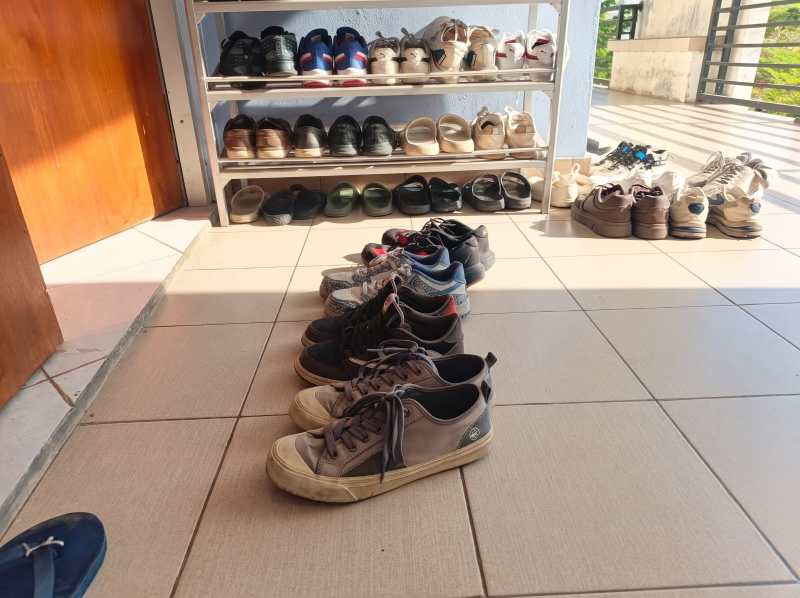
#> input picture citra/rapi/24-003 Rapi 2.jpg, 2400 x 1792 px (shown at 1/3 size)
$ jupyter execute --allow-errors klasifikasi_augmentasi.ipynb   (older library calls are emulated)
#> lines starting #> are read from the running program, lines starting #| are printed output that depends on the picture
# Proyek Sains Data - Klasifikasi Citra Penataan Sepatu (Rapi vs Berantakan)
## Ekstraksi 53 Fitur Multimodal dengan Data Augmentasi (1 Citra → 4 Sampel) & Pemodelan Ensemble Weighted Soft Voting

---

### Ringkasan Metodologi
1. **Data Augmentasi (1 citra → 4 sampel)**: `baseline` (asli), `rotate_15` (rotasi 15°), `flip_horizontal` (cermin), dan `adjust_brightness` (kecerahan/kontras $I' = 1{,}15\,I + 15$). Kolom `jenis_augmentasi` mencatat asal setiap sampel.
2. **53 fitur multimodal** (tanpa *neural network*):

| Kelompok | Jumlah | Fitur |
| :--- | :---: | :--- |
| Warna RGB (orde pertama) | 9 | `mean_*`, `std_*`, `skew_*` kanal R, G, B |
| Tekstur GLCM (orde kedua) | 5 | `energi`, `entropi`, `kontras`, `korelasi`, `homogenitas` |
| Warna HSV | 9 | `mean_*`, `std_*`, `skew_*` kanal H, S, V |
| Tepi | 4 | `edge_density`, `sobel_mean`, `sobel_std`, `laplacian_var` |
| Kontur & bentuk | 6 | `num_contours`, `contour_area_mean`, `contour_area_std`, `contour_solidity`, `hu_1`, `hu_2` |
| Orientasi gradien | 10 | `orient_bin0`–`orient_bin7`, `orient_entropi`, `orient_ortho` |
| Pita spasial | 5 | `band_atas`, `band_tengah`, `band_bawah`, `rasio_bawah_atas`, `rasio_tengah_atas` |
| Titik kunci ORB | 3 | `orb_total`, `orb_bawah`, `orb_rasio_bawah` |
| Tekstur LBP | 2 | `lbp_mean`, `lbp_std` |

3. **Weighted Soft Voting Ensemble**: SVM RBF (bobot 2) + Extra Trees (bobot 2) + Gradient Boosting (bobot 1).
4. **10-Fold Stratified Cross-Validation tanpa kebocoran data**: pembagian *fold* dilakukan pada **citra asli**. Augmentasi hanya ditambahkan ke data latih, sedangkan data validasi selalu citra asli (`baseline`) yang variasinya tidak pernah ikut dilatih.
5. **Optimalisasi ambang batas (*threshold tuning*)**, kurva ROC, penyimpanan model `.pkl`, fungsi prediksi citra baru, rekap evolusi akurasi, dan komparasi 12 metode.

Semua keluaran disimpan di folder **`hasil3/`**.

---
## Bagian 1: Ekstraksi 53 Fitur dengan Data Augmentasi (1 Citra → 4 Sampel)

### 1. Skema Transformasi Augmentasi
Setiap citra di-*resize* ke 256 × 256, lalu dibuat 4 variasi:
1. **`baseline`**: citra asli.
2. **`rotate_15`**: rotasi 15° dengan *border reflect*, meniru kamera yang dipegang miring.
3. **`flip_horizontal`**: pencerminan kiri-kanan, meniru rak dilihat dari sisi berlawanan; susunan rapi/berantakan tidak berubah.
4. **`adjust_brightness`**: $I' = 1{,}15 \times I + 15$, meniru perbedaan pencahayaan ruangan.

### 2. Teori Singkat Fitur
- **Orde pertama (RGB, HSV)**: $\mu = \frac{1}{MN}\sum C(i,j)$, $\sigma = \sqrt{\frac{1}{MN}\sum (C(i,j)-\mu)^2}$, *skewness* $= \frac{1}{MN}\sum\left(\frac{C(i,j)-\mu}{\sigma}\right)^3$.
- **GLCM** ($d = 1$, $\theta = 0^\circ$, 256 level, `symmetric=False`, `normed=True`): energi $\sum P^2$, entropi $-\sum P\log_2 P$, kontras $\sum (i-j)^2 P$, korelasi $\sum \frac{(i-\mu_i)(j-\mu_j)P}{\sigma_i\sigma_j}$, homogenitas $\sum \frac{P}{1+|i-j|}$.
- **Tepi**: kepadatan tepi Canny, besar gradien Sobel $\sqrt{G_x^2 + G_y^2}$, variansi Laplacian $\nabla^2 I$.
- **Kontur**: jumlah dan luas kontur, *solidity* $A / A_{\text{convex hull}}$, momen Hu.
- **Orientasi gradien**: histogram 8 arah $\theta = \arctan(G_y/G_x)$ berbobot besar gradien; `orient_ortho` = proporsi garis mendatar/tegak.
- **Pita spasial**: kepadatan tepi pada sepertiga atas, tengah, bawah citra.
- **ORB**: jumlah titik sudut, khususnya di bagian bawah (lantai).
- **LBP**: pola tekstur lokal 8 tetangga, radius 1.

### 3. Kolom Dataset yang Dihasilkan
`hasil3/fitur_augmentasi.csv`: `id_citra`, `nama_file`, `kelas`, `jenis_augmentasi`, 53 fitur.

[cell 1]
import os

FOLDER_CITRA = "citra"
FOLDER_HASIL = "hasil3"
KELAS = ["rapi", "berantakan"]
EKSTENSI = (".jpg", ".jpeg", ".png", ".bmp", ".webp")
UKURAN = (256, 256)
os.makedirs(FOLDER_HASIL, exist_ok=True)
print("Dataset :", os.path.abspath(FOLDER_CITRA))
print("Keluaran:", os.path.abspath(FOLDER_HASIL))

[cell 2]
import cv2
import numpy as np
from scipy.stats import skew
from skimage.feature import graycomatrix, local_binary_pattern

def baca_citra(path):
    img = cv2.imread(path, cv2.IMREAD_COLOR)
    if img is None:
        img = cv2.imdecode(np.fromfile(path, dtype=np.uint8), cv2.IMREAD_COLOR)
    return img

def preprocessing(img_bgr):
    rgb = cv2.cvtColor(img_bgr, cv2.COLOR_BGR2RGB)
    return cv2.resize(rgb, UKURAN, interpolation=cv2.INTER_AREA)

def augmentasi(rgb):
    h, w = rgb.shape[:2]
    M = cv2.getRotationMatrix2D((w / 2, h / 2), 15, 1.0)
    return [("baseline", rgb),
            ("rotate_15", cv2.warpAffine(rgb, M, (w, h), borderMode=cv2.BORDER_REFLECT)),
            ("flip_horizontal", cv2.flip(rgb, 1)),
            ("adjust_brightness", cv2.convertScaleAbs(rgb, alpha=1.15, beta=15))]

def ke_gray(rgb):
    r, g, b = [rgb[:, :, i].astype(np.float64) for i in range(3)]
    return np.clip(np.round(0.299 * r + 0.587 * g + 0.114 * b), 0, 255).astype(np.uint8)

def momen(citra, nama):
#> called with nama = 'rgb'
    f = {}
    for stat, fungsi in [("mean", np.mean), ("std", np.std), ("skew", lambda x: skew(x.ravel()))]:
        for i, k in enumerate(nama):
            f[f"{stat}_{k}"] = float(fungsi(citra[:, :, i].astype(np.float64)))
    return f

def fitur_glcm(gray):
    P = graycomatrix(gray, distances=[1], angles=[0], levels=256, symmetric=False, normed=True)[:, :, 0, 0]
    i, j = np.indices(P.shape)
    nz = P[P > 0]
    mu_i, mu_j = np.sum(i * P), np.sum(j * P)
    sd_i, sd_j = np.sqrt(np.sum((i - mu_i) ** 2 * P)), np.sqrt(np.sum((j - mu_j) ** 2 * P))
    return {"energi": np.sum(P ** 2), "entropi": -np.sum(nz * np.log2(nz)),
            "kontras": np.sum((i - j) ** 2 * P),
            "korelasi": 1.0 if sd_i * sd_j == 0 else np.sum((i - mu_i) * (j - mu_j) * P) / (sd_i * sd_j),
            "homogenitas": np.sum(P / (1 + np.abs(i - j)))}

ORB = cv2.ORB_create(nfeatures=500)

def ekstrak_fitur(rgb):
    """53 fitur dari satu citra RGB 256x256."""
    gray = ke_gray(rgb)
    f = {**momen(rgb, "rgb"), **fitur_glcm(gray), **momen(cv2.cvtColor(rgb, cv2.COLOR_RGB2HSV), "hsv")}
#> rgb: shape (256, 256, 3); every value is 128
#> gray: shape (256, 256); every value is 128

    # Tepi
    canny = cv2.Canny(gray, 50, 150)
#> canny: shape (256, 256); every value is 0
    gx = cv2.Sobel(gray, cv2.CV_64F, 1, 0, ksize=3)
#> gx: shape (256, 256) float64; every value is 0
    gy = cv2.Sobel(gray, cv2.CV_64F, 0, 1, ksize=3)
    mag = np.hypot(gx, gy)
    f.update({"edge_density": (canny > 0).mean(), "sobel_mean": mag.mean(), "sobel_std": mag.std(),
              "laplacian_var": cv2.Laplacian(gray, cv2.CV_64F).var()})

    # Kontur & bentuk
    kontur, _ = cv2.findContours(canny, cv2.RETR_EXTERNAL, cv2.CHAIN_APPROX_SIMPLE)
#> kontur = []
    luas = np.array([cv2.contourArea(c) for c in kontur])
#> luas = empty array
    besar = [c for c, a in zip(kontur, luas) if a > 10]
#> besar = []
    solid = [cv2.contourArea(c) / cv2.contourArea(cv2.convexHull(c)) for c in besar if cv2.contourArea(cv2.convexHull(c)) > 0]
#> solid = []
    hu = cv2.HuMoments(cv2.moments(canny, binaryImage=True)).ravel()
#> hu = [0, 0, 0, 0, 0, 0, 0]
    f.update({"num_contours": len(kontur),
              "contour_area_mean": luas[luas > 10].mean() if besar else 0.0,
              "contour_area_std": luas[luas > 10].std() if besar else 0.0,
              "contour_solidity": np.mean(solid) if solid else 0.0,
              "hu_1": -np.sign(hu[0]) * np.log10(abs(hu[0]) + 1e-15),
              "hu_2": -np.sign(hu[1]) * np.log10(abs(hu[1]) + 1e-15)})

    # Orientasi gradien
    hist, _ = np.histogram(np.degrees(np.arctan2(gy, gx)) % 180, bins=8, range=(0, 180), weights=mag)
#> hist = [0, 0, 0, 0, 0, 0, 0, 0]
    h = hist / hist.sum() if hist.sum() > 0 else np.zeros(8)
#> h = [0, 0, 0, 0, 0, 0, 0, 0]
    f.update({f"orient_bin{k}": v for k, v in enumerate(h)})
    f["orient_entropi"] = -np.sum(h[h > 0] * np.log2(h[h > 0]))
    f["orient_ortho"] = h[[0, 3, 4, 7]].sum()

    # Pita spasial
    t = canny > 0
    s = gray.shape[0] // 3
#> s = 85
    atas, tengah, bawah = t[:s].mean(), t[s:2 * s].mean(), t[2 * s:].mean()
#> atas = 0; tengah = 0; bawah = 0
    f.update({"band_atas": atas, "band_tengah": tengah, "band_bawah": bawah,
              "rasio_bawah_atas": bawah / (atas + 1e-6), "rasio_tengah_atas": tengah / (atas + 1e-6)})

    # ORB
    titik = ORB.detect(gray, None)
#> titik = ()
    n_bawah = sum(1 for p in titik if p.pt[1] >= 2 * gray.shape[0] / 3)
#> n_bawah = 0
    f.update({"orb_total": len(titik), "orb_bawah": n_bawah,
              "orb_rasio_bawah": n_bawah / len(titik) if titik else 0.0})

    # LBP
    lbp = local_binary_pattern(gray, P=8, R=1, method="uniform")
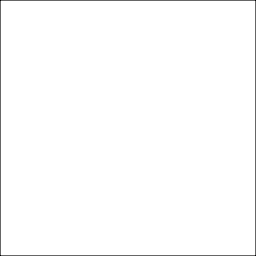
#> lbp: shape (256, 256) float64; min 3, max 8, mean 7.95; drawn with min black and max white
    f.update({"lbp_mean": lbp.mean(), "lbp_std": lbp.std()})
    return {k: float(v) for k, v in f.items()}

print("Jumlah fitur per citra:", len(ekstrak_fitur(np.zeros((256, 256, 3), dtype=np.uint8) + 128)))

[cell 3]
import os
import time
import pandas as pd

mulai = time.time()
baris = []
id_citra = 0
for kelas in KELAS:
    folder = os.path.join(FOLDER_CITRA, kelas)
    for nama in sorted(os.listdir(folder)):
        if not nama.lower().endswith(EKSTENSI):
            continue
        id_citra += 1
        rgb = preprocessing(baca_citra(os.path.join(folder, nama)))
#> in baca_citra, img is the input picture: shape (1792, 2400, 3); mean B, G, R 129.2, 145.6, 167.5
#> in preprocessing, `return cv2.resize(rgb, UKURAN, interpolation=cv2.INTER_AREA)`:
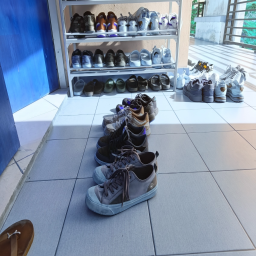
#> returned value: shape (256, 256, 3); mean of channels 0, 1, 2 167.5, 145.6, 129.2; drawn as B, G, R
        for jenis, varian in augmentasi(rgb):
#> in augmentasi, `h, w = rgb.shape[:2]`: h = 256
#> in augmentasi, `M = cv2.getRotationMatrix2D((w / 2, h / 2), 15, 1.0)`: M = [[0.966, 0.259, -28.77], [-0.259, 0.966, 37.49]]
            baris.append({"id_citra": id_citra, "nama_file": nama, "kelas": kelas,
                          "jenis_augmentasi": jenis, **ekstrak_fitur(varian)})
#> this loop made 4 passes
#> pass 1, in ke_gray (call 2), `r, g, b = [rgb[:, :, i].astype(np.float64) for i in range(3)]`:
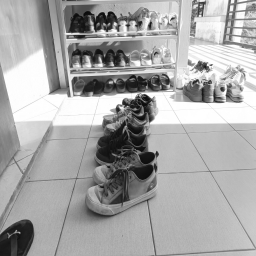
#> r: shape (256, 256) float64; min 12, max 255, mean 167.5
#> pass 1, in ke_gray (call 2), `r, g, b = [rgb[:, :, i].astype(np.float64) for i in range(3)]`:
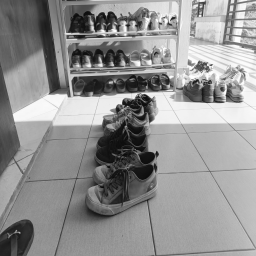
#> g: shape (256, 256) float64; min 9, max 254, mean 145.6
#> pass 1, in ke_gray (call 2), `r, g, b = [rgb[:, :, i].astype(np.float64) for i in range(3)]`:
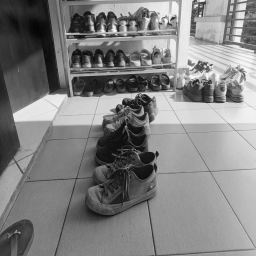
#> b: shape (256, 256) float64; min 4, max 253, mean 129.2
#> pass 1, in ekstrak_fitur (call 2), `gray = ke_gray(rgb)`:
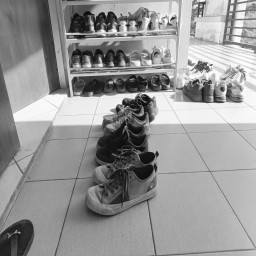
#> gray: shape (256, 256); min 11, max 254, mean 150.3
#> after the loop, baris = 4 items
#> pass 2 of the loop `for kelas in KELAS:`:
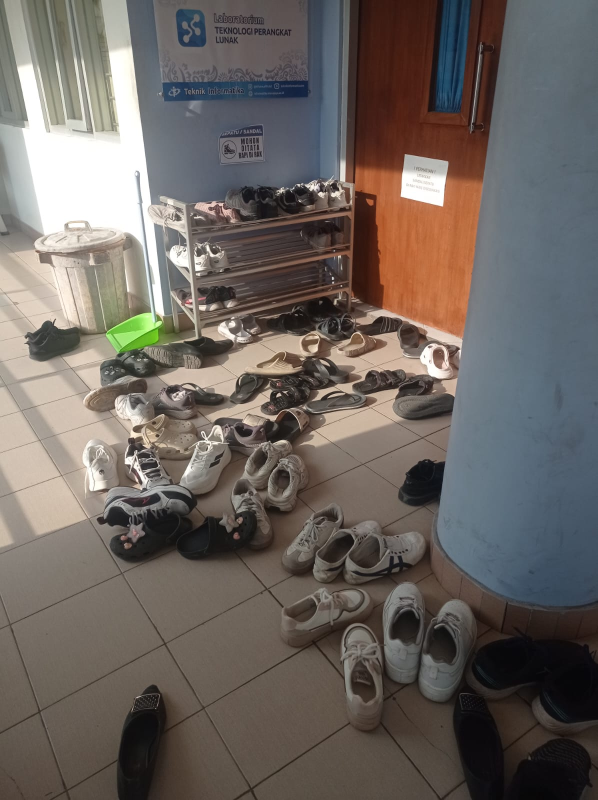
#> input picture citra/berantakan/24-003 Berantakan 2.jpg, 1196 x 1600 px (shown at 1/2 size)
#> in baca_citra, img is the input picture: shape (1600, 1196, 3); mean B, G, R 96.5, 101.4, 108.6
#> in preprocessing (call 2), `return cv2.resize(rgb, UKURAN, interpolation=cv2.INTER_AREA)`:
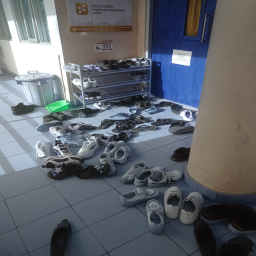
#> returned value: shape (256, 256, 3); mean of channels 0, 1, 2 108.6, 101.4, 96.5; drawn as B, G, R
#> the loop `for jenis, varian in augmentasi(rgb):` made 4 passes
#> (jenis, hu in ekstrak_fitur, h in ekstrak_fitur, atas in ekstrak_fitur) on passes 1 to 2: ('baseline', [0.886, 0.0859, 0.0233, 0.00995, 2.31e-05, 0.00175, 0.00015], [0.117, 0.0639, 0.0996, 0.214, 0.18, 0.09, 0.0812, 0.154], 0.116), ('rotate_15', [0.851, 0.094, 0.0687, 0.0073, 6.17e-05, 0.00121, 0.000151], [0.0801, 0.0857, 0.17, 0.214, 0.117, 0.0795, 0.109, 0.144], 0.0884)
#> pass 1, in ke_gray (call 6), `r, g, b = [rgb[:, :, i].astype(np.float64) for i in range(3)]`:
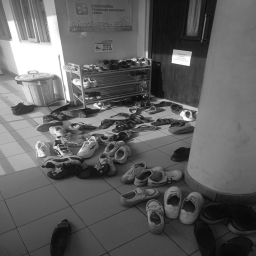
#> b: shape (256, 256) float64; min 7, max 255, mean 96.5
#> after the loop `for jenis, varian in augmentasi(rgb):`: baris = 8 items

data = pd.DataFrame(baris)
#> data = table of 8 rows and 57 columns
FITUR = [c for c in data.columns if c not in ("id_citra", "nama_file", "kelas", "jenis_augmentasi")]
#> FITUR = 53 items, first 6: 'mean_r', 'mean_g', 'mean_b', 'std_r', 'std_g', 'std_b'
data.to_csv(os.path.join(FOLDER_HASIL, "fitur_augmentasi.csv"), index=False)

print("=" * 75)
print("INFORMASI DATASET HASIL DATA AUGMENTASI CITRA PENATAAN SEPATU")
print("=" * 75)
print(f"Citra asli            : {data['id_citra'].nunique()}")
#| Citra asli            : 2
print(f"Total sampel          : {len(data)} baris (4x lipat)")
#| Total sampel          : 8 baris (4x lipat)
print(f"Distribusi kelas      : {data['kelas'].value_counts().to_dict()}")
#| Distribusi kelas      : {'rapi': 4, 'berantakan': 4}
print(f"Distribusi augmentasi : {data['jenis_augmentasi'].value_counts().to_dict()}")
#| Distribusi augmentasi : {'baseline': 2, 'rotate_15': 2, 'flip_horizontal': 2, 'adjust_brightness': 2}
print(f"Jumlah fitur          : {len(FITUR)}")
#| Jumlah fitur          : 53
print(f"Waktu ekstraksi       : {time.time() - mulai:.1f} detik")
print(f"Disimpan ke           : {FOLDER_HASIL}/fitur_augmentasi.csv")
data.head()
#> Out = table of 5 rows and 57 columns

---
## Bagian 2: Validasi Silang 10-Fold Stratified (Weighted Soft Voting) Tanpa Kebocoran

### 1. Protokol Validasi
Keempat variasi dari satu foto hampir identik. Jika variasi foto yang sama masuk ke data latih **dan** data validasi, model cukup mengenali foto yang sudah pernah dilihat, sehingga akurasi terlihat jauh lebih tinggi dari kemampuan sebenarnya. Karena itu:
1. **10-Fold Stratified K-Fold dilakukan pada citra asli** (bukan pada 4× sampel).
2. **Data latih** = 4 variasi dari citra-citra latih (augmentasi menambah variasi latih).
3. **Data validasi** = hanya citra asli (`baseline`) dari citra-citra validasi.
4. `StandardScaler` dipasang di dalam `Pipeline`, sehingga $z = (x-\mu)/\sigma$ hanya dihitung dari data latih setiap *fold*.

### 2. Arsitektur Weighted Soft Voting
| Model dasar | Parameter | Bobot |
| :--- | :--- | :---: |
| **SVM (RBF)** | $C = 10$, $\gamma$ = `scale`, `probability=True` | 2 |
| **Extra Trees** | 150 pohon, `max_features="log2"` | 2 |
| **Gradient Boosting** | 120 pohon, *learning rate* 0,08, kedalaman 4, *subsample* 0,75 | 1 |

Peluang akhir $P(\text{rapi}) = \frac{2P_{\text{SVM}} + 2P_{\text{ET}} + 1P_{\text{GB}}}{5}$; citra diprediksi **rapi** jika $P(\text{rapi}) \ge 0{,}5$.

[cell 4]
import warnings
import numpy as np
import pandas as pd
from sklearn.base import clone
from sklearn.pipeline import make_pipeline
from sklearn.preprocessing import StandardScaler
from sklearn.model_selection import StratifiedKFold
from sklearn.svm import SVC
from sklearn.ensemble import ExtraTreesClassifier, GradientBoostingClassifier, VotingClassifier
from sklearn.metrics import accuracy_score, f1_score, precision_score, recall_score, roc_auc_score

warnings.filterwarnings("ignore", category=FutureWarning)

def buat_ensemble():
    return make_pipeline(StandardScaler(), VotingClassifier(
        estimators=[("svm", SVC(kernel="rbf", C=10.0, gamma="scale", probability=True, random_state=42)),
                    ("et", ExtraTreesClassifier(n_estimators=150, max_features="log2", random_state=42)),
                    ("gb", GradientBoostingClassifier(n_estimators=120, learning_rate=0.08, max_depth=4,
                                                      subsample=0.75, random_state=42))],
        voting="soft", weights=[2.0, 2.0, 1.0]))

# Satu baris per citra asli untuk pembagian fold
asli = data[data["jenis_augmentasi"] == "baseline"].set_index("id_citra")
#> asli = table of 2 rows and 56 columns
y_asli = (asli["kelas"] == "rapi").astype(int)
skf10 = StratifiedKFold(n_splits=10, shuffle=True, random_state=42)
#> (the rest of this cell did not finish here and is left out)

---
## Bagian 3: Optimalisasi Ambang Batas Keputusan (*Threshold Tuning*)

### Mengapa Perlu Penyetelan Ambang Batas?
Ambang *default* $0{,}5$ belum tentu optimal. Peluang *out-of-fold* (OOF), yaitu peluang setiap citra saat ia berada di *fold* validasi, dicoba pada ambang $t \in [0{,}30;\ 0{,}70]$:
$$t^* = \arg\max_t \ \text{Akurasi}\big(y,\ \mathbb{1}[P_{\text{OOF}} \ge t]\big)$$

**Catatan**: $t^*$ dipilih dari data yang sama dengan data yang dinilai, sehingga akurasi pada $t^*$ sedikit optimis. Akurasi pada ambang 0,5 tetap dilaporkan sebagai pembanding yang jujur.

[cell 5]
import numpy as np
from sklearn.metrics import accuracy_score, confusion_matrix, classification_report, roc_auc_score

thresholds = np.round(np.linspace(0.30, 0.70, 41), 2)
#> (the rest of this cell did not finish here and is left out)

---
## Bagian 4: Visualisasi Kinerja Model (Threshold, Confusion Matrix, Kurva ROC)
1. Kurva akurasi terhadap ambang batas (optimal vs. *default* 0,5).
2. *Confusion matrix* ternormalisasi per kelas sebenarnya.
3. Kurva ROC: semakin dekat ke pojok kiri atas dan semakin besar AUC, semakin baik pemisahan kedua kelas (AUC 0,5 = menebak acak).

Gambar disimpan ke `hasil3/evaluasi_model.png`.

[cell 6]
import os
import numpy as np
import matplotlib.pyplot as plt
from sklearn.metrics import roc_curve

fig, axes = plt.subplots(1, 3, figsize=(18, 5))

#> (the rest of this cell did not finish here and is left out)

---
## Bagian 5: Penyimpanan Model Final ke Satu File Bundle (`.pkl`)
Model ensemble dilatih ulang pada **seluruh sampel augmentasi** (semua citra × 4 variasi), lalu disimpan bersama daftar fitur, ambang batas optimal, dan metadata ke `hasil3/model_terbaik_penataan_sepatu.pkl`. `StandardScaler` sudah berada di dalam `Pipeline`, sehingga ikut tersimpan.

[cell 7]
import os
import warnings
import joblib

warnings.filterwarnings("ignore", category=FutureWarning)
model_final = buat_ensemble().fit(data[FITUR], (data["kelas"] == "rapi").astype(int))

#> (the rest of this cell did not finish here and is left out)

---
## Bagian 6: Fungsi Inferensi untuk Prediksi Citra Sepatu Baru
Fungsi `prediksi_citra_sepatu` menerima *path* foto, menjalankan langkah yang **sama persis** dengan pelatihan (resize 256 × 256 → ekstraksi 53 fitur), lalu mengembalikan label dan peluangnya memakai ambang batas optimal yang tersimpan.

[cell 8]
import os
import joblib
import pandas as pd

def prediksi_citra_sepatu(path, bundle_path=os.path.join(FOLDER_HASIL, "model_terbaik_penataan_sepatu.pkl")):
    bundle = joblib.load(bundle_path)
    img = baca_citra(path)
    if img is None:
        raise ValueError(f"Tidak dapat membaca citra: {path}")
    x = pd.DataFrame([ekstrak_fitur(preprocessing(img))])[bundle["fitur_cols"]]
    p_rapi = float(bundle["model"].predict_proba(x)[0, 1])
    return {"prediksi": "rapi" if p_rapi >= bundle["optimal_threshold"] else "berantakan",
            "probabilitas_rapi": p_rapi, "probabilitas_berantakan": 1 - p_rapi,
            "ambang_batas": bundle["optimal_threshold"]}

#> (the rest of this cell did not finish here and is left out)

### Prediksi Foto Sendiri (Upload)
Jalankan sel di bawah, lalu pilih satu atau beberapa foto. Di Google Colab muncul tombol *Choose Files*; di Jupyter/VS Code muncul jendela pilih file (kadang tersembunyi di belakang jendela VS Code, cek *taskbar*).

[cell 9]
import os
import matplotlib.pyplot as plt

try:
    from google.colab import files
    daftar_foto = list(files.upload().keys())
#> the answer given: 24-003 Berantakan 2.jpg
except ImportError:
    import tkinter as tk
    from tkinter import filedialog
    root = tk.Tk(); root.withdraw(); root.attributes("-topmost", True)
    daftar_foto = filedialog.askopenfilenames(title="Pilih foto sepatu",
                                              filetypes=[("Gambar", "*.jpg *.jpeg *.png *.bmp *.webp")])
    root.destroy()

#> (the rest of this cell did not finish here and is left out)
